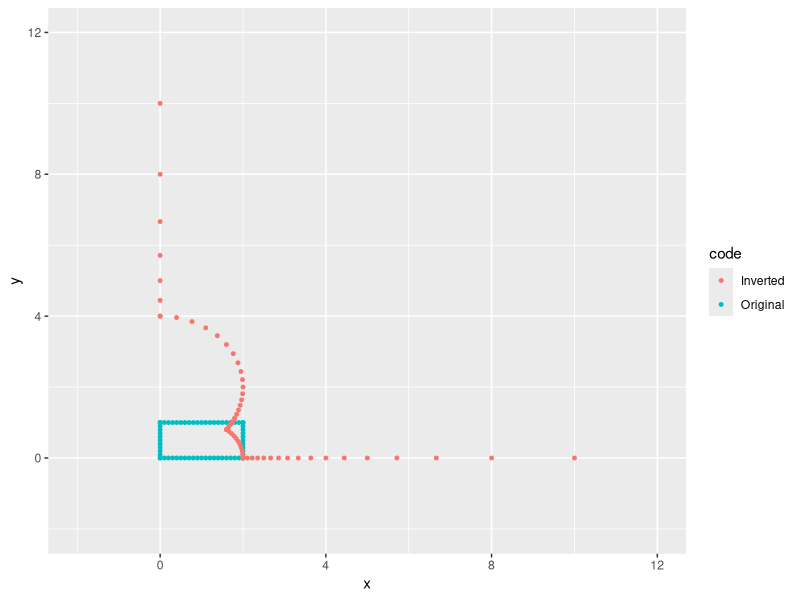
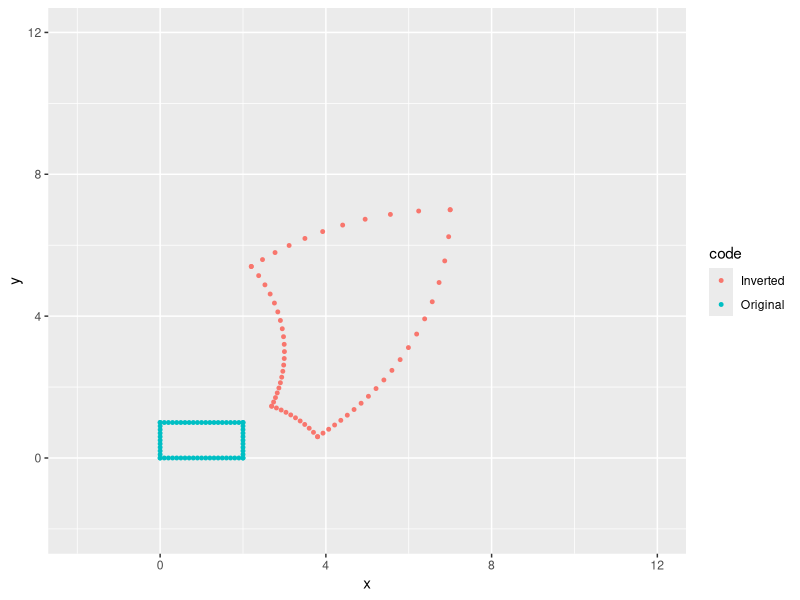
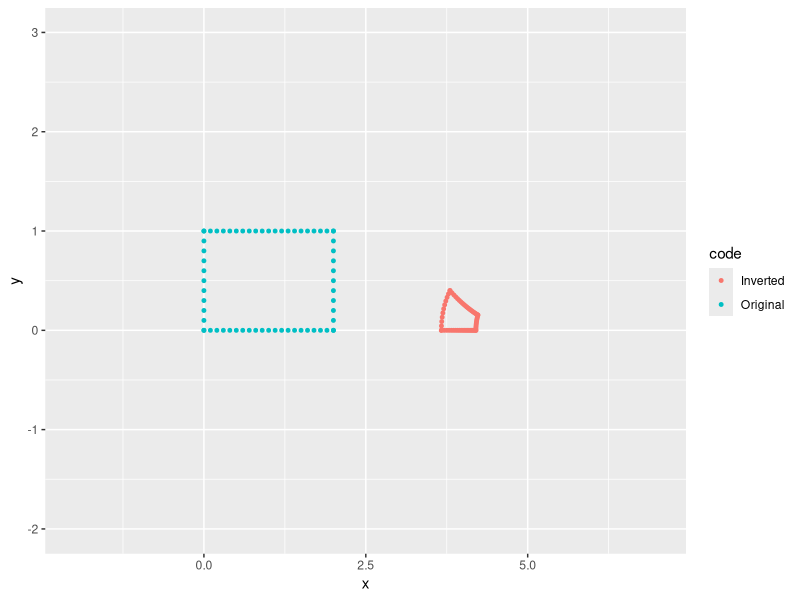

R code for these plots, in order:
## ---- chunk 1
translateR <- function(x,y,tx,ty){return (x+tx)}
translateI <- function(x,y,tx,ty){return (y+ty)}
rotateR <- function(x,y,rx,ry){return (x*rx-y*ry)}
rotateI <- function(x,y,rx,ry){return (x*ry+y*rx)}
## ---- chunk 2
inversion <- function(x,y,x0,y0,r){
  #set-up a data.frame to be returned
  pt <- data.frame(x=x, y=y)
  #translate z_0 to the origin
  pt$x <-translateR(x,y,-x0,-y0)
  pt$y <-translateI(x,y,-x0,-y0)
  #dilate
  distRatio <- r^2/((x-x0)^2+(y-y0)^2)
  pt[,1:2] <- c(rotateR(pt$x,pt$y,distRatio,0),
          rotateI(pt$x,pt$y,distRatio,0))
  #translate back
  pt[,1:2] <- c(translateR(pt$x,pt$y,x0,y0),
          translateI(pt$x,pt$y,x0,y0))
  return(pt)
}
## ---- chunk 3
rectangle <- data.frame(x = c(rep(seq(from=0, to=2, by=.1),2), rep(0,11),rep(2,11)),
                  y=c(rep(0,21),rep(1,21),rep(seq(0,1,by=.1),2)))
rectangle$code <- "Original"

invRect <- data.frame(x=rectangle$x, y=rectangle$y)

invRect[,1:2]<- inversion(rectangle$x, rectangle$y, 0,0,2)
invRect$code <- "Inverted"

library(ggplot2)
library(dplyr, quietly = TRUE)

rbind.data.frame(rectangle, invRect) %>% 
  ggplot(aes(x=x,y=y, col=code)) + geom_point(size=1) + xlim(c(-2,12)) + ylim(c(-2,12))
## ---- chunk 4
invRect <- data.frame(x=rectangle$x, y=rectangle$y)

invRect[,1:2]<- inversion(rectangle$x, rectangle$y, -1,-1,4)
invRect$code <- "Inverted"

rbind.data.frame(rectangle, invRect) %>% 
  ggplot(aes(x=x,y=y, col=code)) + geom_point(size=1) + xlim(c(-2,12)) + ylim(c(-2,12))
## ---- chunk 5
invRect <- data.frame(x=rectangle$x, y=rectangle$y)

invRect[,1:2]<- inversion(rectangle$x, rectangle$y, 5,0,2)
invRect$code <- "Inverted"

rbind.data.frame(rectangle, invRect) %>% 
  ggplot(aes(x=x,y=y, col=code)) + geom_point(size=1) + xlim(c(-2,7)) + ylim(c(-2,3))
